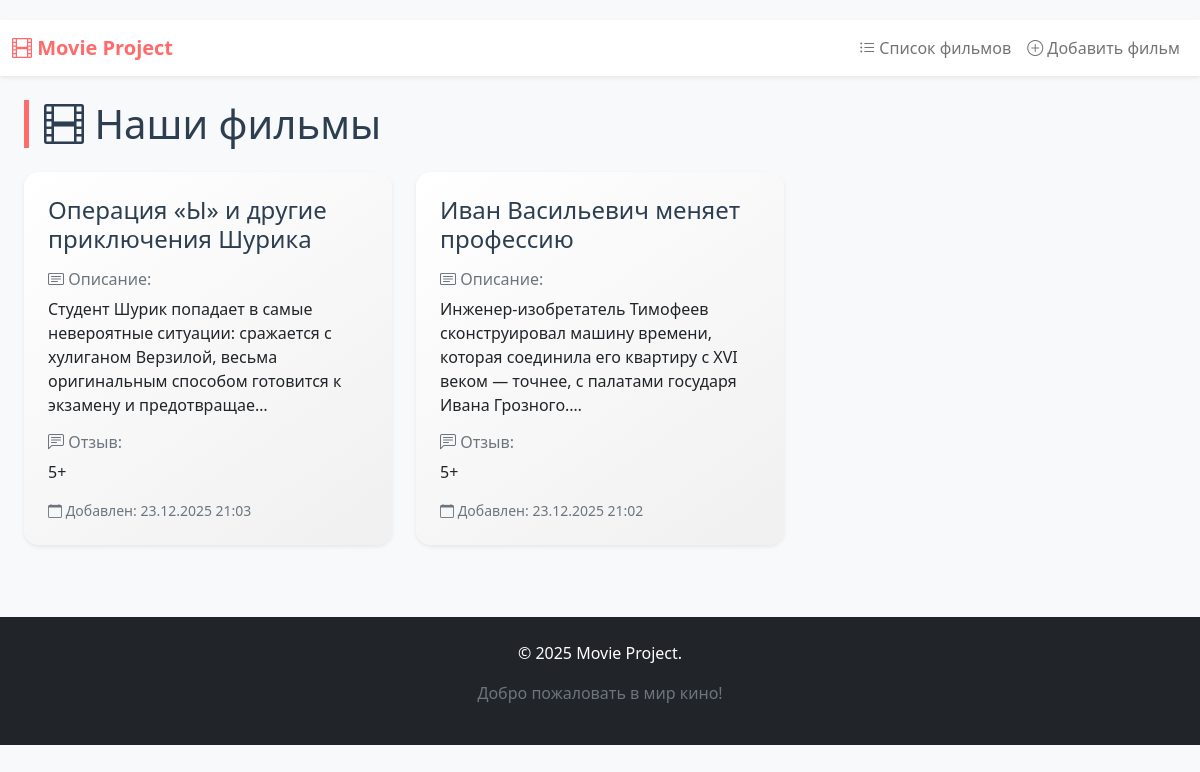
The page / on the database its author committed.
### films/models.py (models this page shows, shortened)
class Film(models.Model):
    title = models.CharField('Название фильма', max_length=100)
    description = models.TextField('Описание фильма')
    review = models.TextField('Отзыв о фильме')
    created_at = models.DateTimeField('Дата добавления', auto_now_add=True)
    class Meta:
        verbose_name = 'Фильм'
        verbose_name_plural = 'Фильмы'

### films/views.py (the view)
# urls.py: path('', views.home, name='films_home'),
def home(request):
    films = Film.objects.all().order_by('-created_at')
    return render(request, 'films/films_list.html', {'films': films})

### films/templates/films/films_list.html (shortened to what this page needs)
{% extends 'base.html' %}
{% block content %}
<div class="container">
    <h1 class="film-title mb-4">
        <i class="bi bi-film"></i> Наши фильмы
    </h1>
    {% if films %}
        <div class="row">
            {% for film in films %}
                <div class="col-md-6 col-lg-4 mb-4">
                    <div class="film-card shadow-sm p-4 h-100">
                        <h4 class="mb-3" style="color: #2c3e50;">{{ film.title }}</h4>
                        <div class="mb-3">
                            <h6 class="text-muted mb-2">
                                <i class="bi bi-card-text"></i> Описание:
                            </h6>
                            <p class="mb-0">{{ film.description|truncatechars:150 }}</p>
                        </div>
                        <div class="mb-3">
                            <h6 class="text-muted mb-2">
                                <i class="bi bi-chat-left-text"></i> Отзыв:
                            </h6>
                            <p class="mb-0">{{ film.review|truncatechars:200 }}</p>
                        </div>
                        <div class="text-muted small mt-3">
                            <i class="bi bi-calendar"></i> Добавлен: {{ film.created_at|date:"d.m.Y H:i" }}
                        </div>
                    </div>
                </div>
            {% endfor %}
        </div>
    {% endif %}
</div>
{% endblock %}

### templates/base.html (shortened to what this page needs)
<!DOCTYPE html>
<html lang="ru">
<head>
    <link href="https://cdn.jsdelivr.net/npm/bootstrap@5.1.3/dist/css/bootstrap.min.css" rel="stylesheet">
    <link rel="stylesheet" href="https://cdn.jsdelivr.net/npm/bootstrap-icons@1.8.1/font/bootstrap-icons.css">
</head>
<body>
    <nav class="navbar navbar-expand-lg navbar-light bg-white shadow-sm mb-4">
        <div class="container">
            <a class="navbar-brand" href="{% url 'films_home' %}">
                <i class="bi bi-film"></i> Movie Project
            </a>
            <div class="collapse navbar-collapse" id="navbarNav">
                <ul class="navbar-nav ms-auto">
                    <li class="nav-item">
                        <a class="nav-link" href="{% url 'films_home' %}">
                            <i class="bi bi-list-ul"></i> Список фильмов
                        </a>
                    </li>
                    <li class="nav-item">
                        <a class="nav-link" href="{% url 'add_film' %}">
                            <i class="bi bi-plus-circle"></i> Добавить фильм
                        </a>
                    </li>
                </ul>
            </div>
        </div>
    </nav>
    <div class="container">
        {% block content %}{% endblock %}
    </div>
    <footer class="mt-5 py-4 bg-dark text-white">
        <div class="container text-center">
            <p>&copy; 2025 Movie Project. </p>
            <p class="text-muted">Добро пожаловать в мир кино!</p>
        </div>
    </footer>
</body>
</html>

### templates/base.html (style rules this page uses)
body { padding-top: 20px; background-color: #f8f9fa; font-family: 'Segoe UI', Tahoma, Geneva, Verdana, sans-serif; }
.navbar-brand { font-weight: bold; color: #ff6b6b !important; }
.container { max-width: 1200px; }
.film-card { transition: transform 0.3s, box-shadow 0.3s; border-radius: 15px; overflow: hidden; background: linear-gradient(145deg, #ffffff, #f0f0f0); }
.film-title { color: #2c3e50; border-left: 5px solid #ff6b6b; padding-left: 15px; margin-bottom: 20px; }

### rows shown on the page
Film: title "Операция «Ы» и другие приключения Шурика", description "Студент Шурик попадает в самые невероятные ситуации: сражается с хулиганом Верзилой, весьма оригинальным способом готовится к экзамену и предотвращае…", review "5+", created_at "23.12.2025 21:03"
Film: title "Иван Васильевич меняет профессию", description "Инженер-изобретатель Тимофеев сконструировал машину времени, которая соединила его квартиру с XVI веком — точнее, с палатами государя Ивана Грозного.…", review "5+", created_at "23.12.2025 21:02"
